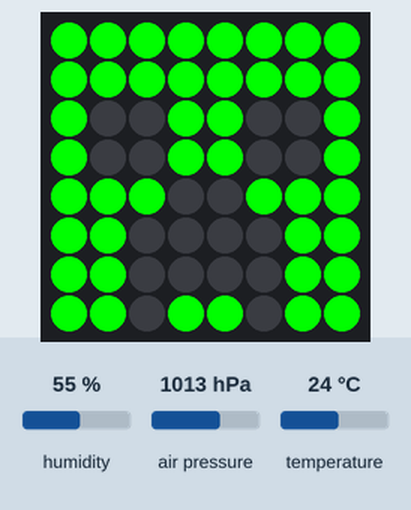
Bench run of a program on a simulated Raspberry Pi (BCM pin numbers) with a Sense HAT. On the bench: the Sense HAT's 8×8 RGB LED matrix. The test bench sets the inputs (shaded band); at power-on: humidity 55 %, air pressure 1013 hPa, temperature 24 °C. Databases and web services accept everything at once and return nothing.

Above: at 0.1 s.

The program:

sense_test_with_initialstate_integration_and_creeper.py
```python
from sense_hat import SenseHat
import time
import sys
from ISStreamer.Streamer import Streamer

logger = Streamer(bucket_name="Sense Hat Environment Stream", access_key="zLahwAUqKbNKv6YvuT5JuO58EiUOavDa")

sense = SenseHat()
sense.clear()
var = 14400

O = (0, 255, 0) # Green
X = (0, 0, 0) # Black

creeper_pixels = [
    O, O, O, O, O, O, O, O,
    O, O, O, O, O, O, O, O,
    O, X, X, O, O, X, X, O,
    O, X, X, O, O, X, X, O,
    O, O, O, X, X, O, O, O,
    O, O, X, X, X, X, O, O,
    O, O, X, X, X, X, O, O,
    O, O, X, O, O, X, O, O
]

black_pixels = [
    X, X, X, X, X, X, X, X,
    X, X, X, X, X, X, X, X,
    X, X, X, X, X, X, X, X,
    X, X, X, X, X, X, X, X,
    X, X, X, X, X, X, X, X,
    X, X, X, X, X, X, X, X,
    X, X, X, X, X, X, X, X,
    X, X, X, X, X, X, X, X
]

while var > 0:
  temp = sense.get_temperature()
  temp = round(temp, 1)
  logger.log("Teperature C",temp)
  humidity = sense.get_humidity()
  humidity = round(humidity, 1)
  logger.log("Humidity :",humidity)
  pressure = sense.get_pressure()
  pressure = round(pressure, 1)
  logger.log("Pressure:",pressure)
  var = var -1
  logger.log("Seconds Until Script Exit",var)
  sense.set_pixels(creeper_pixels)
  time.sleep(5)
  sense.set_pixels(black_pixels)
  time.sleep(25)
  sense.clear()
  if var == 0:
    sys.exit()
```
